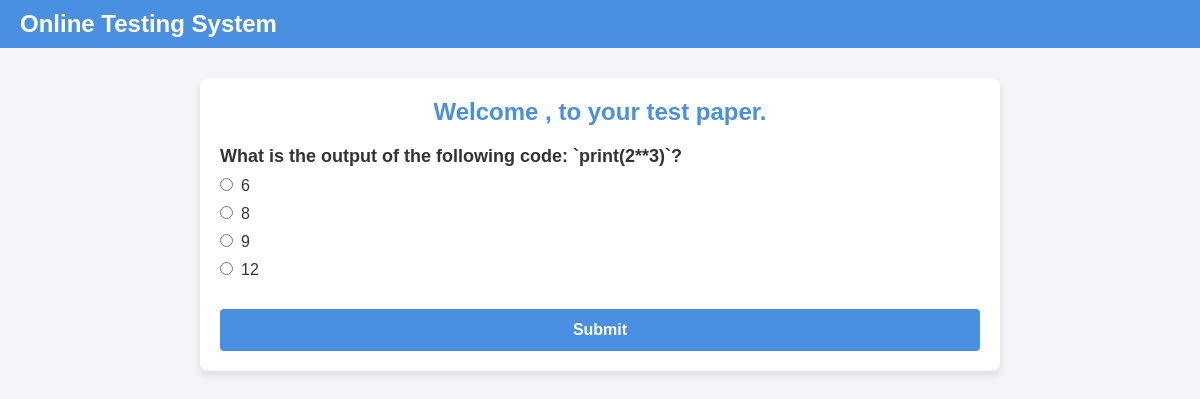
/OTS/test-paper/?n=1, run on the app's committed database.
### OTS/models.py (models this page shows)
class Question(models.Model):
    qid=models.BigAutoField(primary_key=True,auto_created=True)
    que=models.TextField()
    a=models.CharField(max_length=255)
    b=models.CharField(max_length=255)
    c=models.CharField(max_length=255)
    d=models.CharField(max_length=255)
    ans=models.CharField(max_length=255)

### OTS/views.py (the view)
# urls.py: path('test-paper/', testPaper , name="testpaper"),
def testPaper(request):
    if 'name' not in request.session.keys():
        res=HttpResponseRedirect('/OTS/login')
    n=int(request.GET['n'])
    questions=list(Question.objects.all())
    random.shuffle(questions)
    questions=questions[:n]
    context={
        'questions':questions
    }
    return render(request, 'test_paper.html', context)

### OTS/templates/test_paper.html (shortened to what this page needs)
{% extends "main.html" %}
{% block content %}
    <h1>Welcome {{ request.session.name }}, to your test paper.</h1>
    <form action="{% url 'OTS:calculateTest' %}" method="post">
        {% for question in questions %}
        <div class="question">
            {{ question.que}}
        </div>
        <div class="options"><input type="radio" name="q{{question.qid}}" value="a">{{question.a}}</div>
        <div class="options"><input type="radio" name="q{{question.qid}}" value="b">{{question.b}}</div>
        <div class="options"><input type="radio" name="q{{question.qid}}" value="c">{{question.c}}</div>
        <div class="options"><input type="radio" name="q{{question.qid}}" value="d">{{question.d}}</div>
        {% endfor %}
        <input type="submit" value="Submit">
    </form>
{% endblock content %}

### OTS/static/theme.css (style rules this page uses)
* { margin: 0; padding: 0; box-sizing: border-box; }
body { font-family: Arial, sans-serif; color: #333; background-color: #f4f4f9; }
.content h1 { font-size: 24px; color: #4a90e2; margin-bottom: 20px; }
.content h1 { font-size: 24px; color: #4a90e2; margin-bottom: 20px; text-align: center; }
.question { font-size: 18px; color: #333; font-weight: bold; margin-top: 20px; margin-bottom: 10px; }
.options { margin-bottom: 10px; }
.options input[type="radio"] { margin-right: 8px; }
.content input[type="submit"] { width: 100%; padding: 12px; font-size: 16px; font-weight: bold; color: #fff; background-color: #4a90e2; border: none; border-radius: 4px; cursor: pointer; transition: background-color 0.3s; margin-top: 20px; }

### data on the page
Question: que "What is the output of the following code: `print(2**3)`?", a "6", b "8", c "9", d "12"
